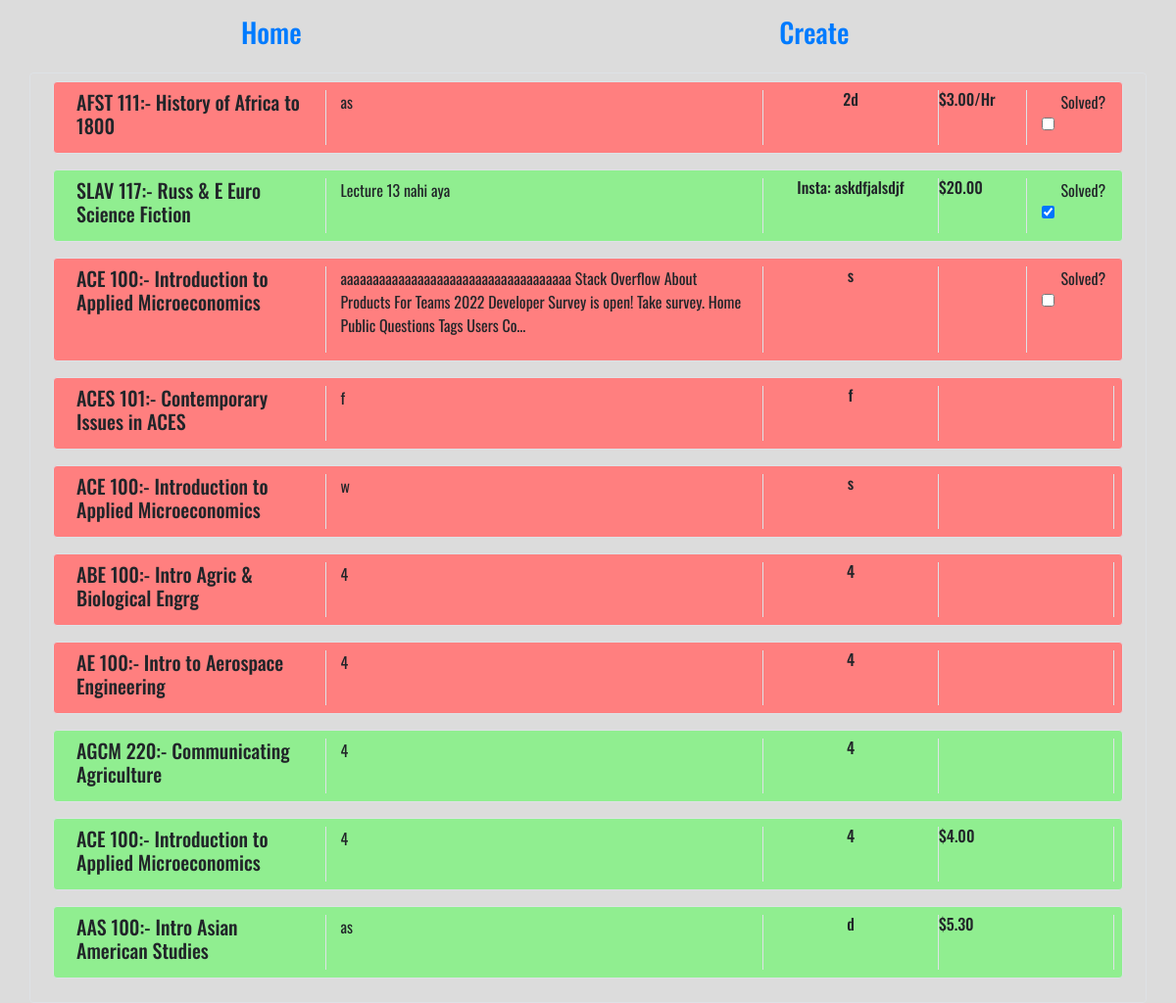
The app's page /school/uiuc/ with its own data.
### helpsite/models.py (models this page shows, shortened)
class Post(models.Model):
    ip = models.GenericIPAddressField()
    subject = models.CharField(max_length=100, choices=classes)
    course = models.CharField(max_length = 100, null=True, blank=True, )
    desc = models.TextField()
    creation_date = models.DateTimeField(auto_now_add=True)
    contact = models.CharField(max_length=100)
    school = models.CharField(max_length=100)
    attach = models.FileField(upload_to='attachments/', blank=True, null=True)
    price = models.DecimalField(max_digits=4, decimal_places=2, blank=True, null=True)
    PH = models.DecimalField(max_digits=4, decimal_places=2, blank=True, null=True)
    solved = models.BooleanField(default=False)

### helpsite/views.py (the view)
# urls.py: path('school/<slug:school>/', index, name="school"),
def index(request, school):
    school = school.lower()
    lq = Post.objects.filter(school = school).order_by('-id')[:50]
    ip = get_client_ip(request)
    if lq:
        return render(request, "index.html", {"lq":lq, "ip":ip})
    return render(request, "index.html", {"message":"No questions posted"})

### helpsite/views.py (called while the page is built)
def get_client_ip(request):
    x_forwarded_for = request.META.get('HTTP_X_FORWARDED_FOR')
    if x_forwarded_for:
        ip = x_forwarded_for.split(',')[0]
    else:
        ip = request.META.get('REMOTE_ADDR')
    return ip

### helpsite/templates/index.html (shortened to what this page needs)
{% extends "base.html"%}
{% block body %}
<div class="table-responsive-md">
    <table class="table table-borderless">
        {% for q in lq %}
            <tr>
                <td class="row border rounded m-2 p-2 bg-unsolved" name="{{q.id}}">
                    <div class="col-sm-3">
                        {% if q.course %}
                        <h5>{{ q.course}}</h5>
                        {% else %}
                        <h5>{{ q.subject}}</h5>
                        {% endif %}
                    </div>
                    <div class="col-sm-5 border-left border-right">
                        <p> {{ q.desc | truncatechars:200 }}</p>
                    </div>
                    <div class="col-sm-2 border-right">
                        <h6 class="text-center"> {{ q.contact | truncatechars:100 }}</h6>
                    </div>
                    <div class="col-sm border-right">
                        {% if q.price %}<div class="row"> <h6 class="text-center"> ${{ q.price }}</h6></div> {% endif %}
                        {% if q.PH %}<div class="row"> <h6 class="text-center"> ${{q.PH}}/Hr </div> {% endif %}
                    </div>
                    {% if q.ip == ip %}
                    <div class="col-sm-1">
                        <div class="form-check">
                            {% if not q.solved %}
                            <label class="form-check-label">
                              Solved?
                            </label>
                                <input class="form-check-input solved_checkbox" type="checkbox" value="" id="{{ q.id }}">
                            {% else %}
                            <label class="form-check-label">
                              Solved?
                            </label>
                                <input class="form-check-input solved_checkbox" type="checkbox" value="" id="{{ q.id }}" checked>
                            {% endif %}
                          </div>
                    </div>
                    {% endif %}
                </td>
            </tr>
        {% endfor %}
    </table>
</div>
{% endblock %}

### helpsite/templates/base.html (shortened to what this page needs)
<!doctype html>
<html lang="en">
    <head>
    <link rel="stylesheet" href="https://cdn.jsdelivr.net/npm/bootstrap@4.0.0/dist/css/bootstrap.min.css">
</head>
    <body>
        <div class="container">
            <div class="row p-3">
                <div class="col-5"><h3 class="text-center"><a href="{% url 'school' 'uiuc'%}"> Home </a></h3></div>
                <div class="col-7"><h3 class="text-center"><a href="{% url 'create' %}">Create </a></h3></div>
            </div>
        </div>
        <div class="container border rounded">
            {% block body %}
            {% endblock %}
        </div>
    </body>
</html>

### helpsite/templates/base.html (style rules this page uses)
body { font-family: 'Oswald', sans-serif !important; background-color: #DCDCDC; }

### helpsite/templates/index.html (style rules this page uses)
.table-borderless td, .table-borderless th { border: 0; }
.bg-unsolved { background-color: #FF7F7F; }
.bg-solved { background-color: #90EE90; }

### records on screen
Post: course "AFST 111:- History of Africa to 1800", desc "as", contact "2d", PH "3.00"
Post: course "SLAV 117:- Russ & E Euro Science Fiction", desc "Lecture 13 nahi aya", contact "Insta: askdfjalsdjf", price "20.00"
Post: course "ACE 100:- Introduction to Applied Microeconomics", desc "aaaaaaaaaaaaaaaaaaaaaaaaaaaaaaaaaaaa Stack Overflow About Products For Teams 2022 Developer Survey is open! Take survey. Home Public Questions Tags Users Co…", contact "s"
Post: course "ACES 101:- Contemporary Issues in ACES", desc "f", contact "f"
Post: course "ACE 100:- Introduction to Applied Microeconomics", desc "w", contact "s"
Post: course "ABE 100:- Intro Agric & Biological Engrg", desc "4", contact "4"
Post: course "AE 100:- Intro to Aerospace Engineering", desc "4", contact "4"
Post: course "AGCM 220:- Communicating Agriculture", desc "4", contact "4"
Post: course "ACE 100:- Introduction to Applied Microeconomics", desc "4", contact "4", price "4.00"
Post: course "AAS 100:- Intro Asian American Studies", desc "as", contact "d", price "5.30"
